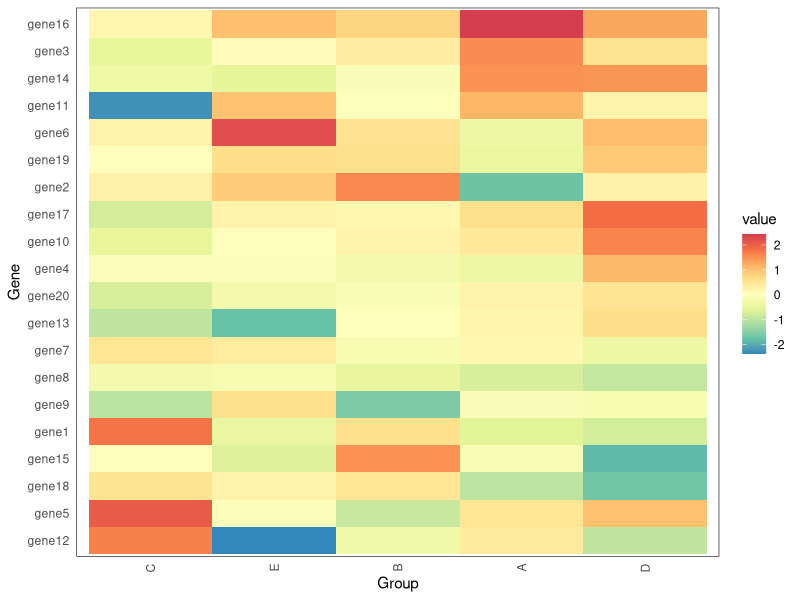
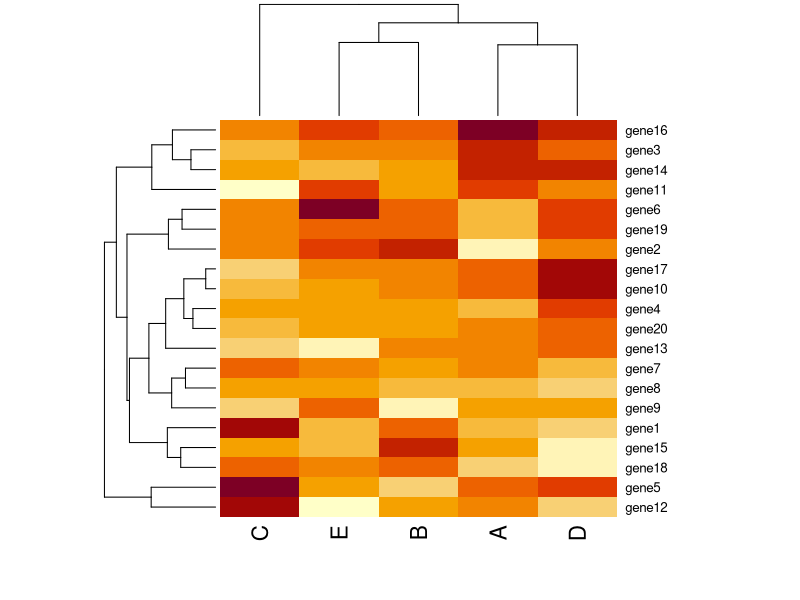

The R script that drew these images, in order:

# # "Sepal.Length" "Sepal.Width"  "Petal.Length" "Petal.Width"  "Species"
# suppressPackageStartupMessages({
#   library(ggplot2)
# })

# p = ggplot(iris, aes(x = Sepal.Length, y = Petal.Length)) +
#   geom_point() +
#   theme_classic()

# print(p)


suppressPackageStartupMessages({
  library(ggplot2)
library(reshape2)
library(RColorBrewer)
})

data <- matrix(rnorm(100), ncol = 5)
colnames(data) <- c("A", "B", "C", "D", "E")
rownames(data) <- paste0("gene", 1:nrow(data))
df           <- melt(data)

colnames(df) <- c("Gene", "Group", "Value")
head(df)

dev.new()
clr <- heatmap(data, scale = "none")
dev.off()

gene.idx  <- rownames(data)[clr$rowInd]
group.idx <- colnames(data)[clr$colInd]

df$Gene  <- factor(df$Gene, levels = gene.idx)
df$Group <- factor(df$Group, levels = group.idx)
ghm <- ggplot(df, aes(x = Group, y = Gene, fill = Value))
ghm <- ghm + geom_tile()
ghm <- ghm + theme_bw()
ghm <- ghm + theme(plot.background = element_blank(),
                   panel.grid.minor = element_blank(),
                   panel.grid.major = element_blank(),
                   panel.background = element_blank(),
                   axis.line = element_blank(),
                   axis.ticks = element_blank(),
                   strip.background = element_rect(fill = "white", colour = "white"),
                   axis.text.x = element_text(angle = 90, vjust = 0.5, hjust = 1))
ghm <- ghm + scale_fill_gradientn("value", colours = rev(brewer.pal(9, "Spectral")), na.value = "white")
ghm <- ghm + xlab("Group") + ylab("Gene")
ghm
